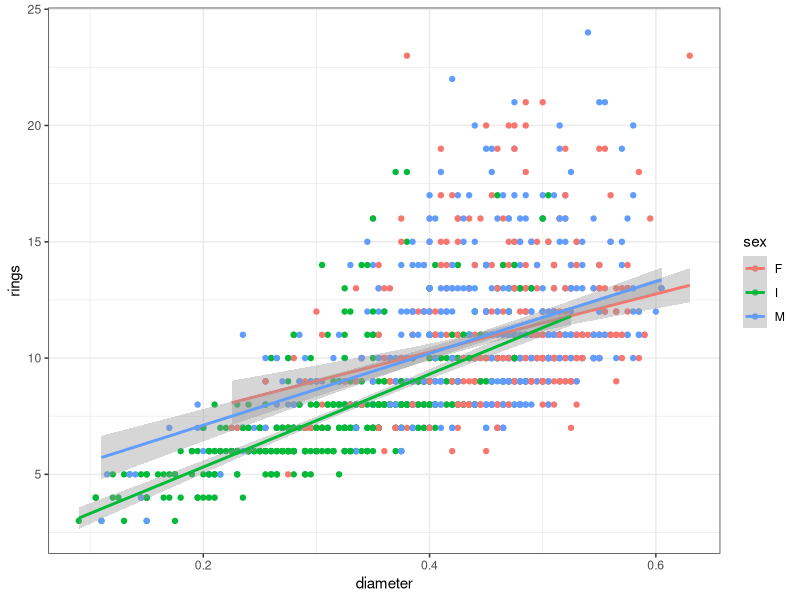

This figure's R source:
## ---- chunk 1
library(knitr)
library(dplyr)
library(ggplot2)

theme_set(theme_bw())
opts_chunk$set(echo = FALSE, message = FALSE, warning = FALSE)
## ---- chunk 2

df <- read.table("Data/abalone-5.csv", sep = "\t", header = TRUE)


## ---- chunk 3
Mod <- lm(rings ~ sex + diameter, data = df)

library(broom)
summary_Mod <- tidy(Mod)

kable(summary_Mod, col.names = c("Член модели", "Параметр", "SE", "t", "p-value"), caption = "Таблица 1. Параметры подобранной модели")
## ---- chunk 4
ggplot(df, aes(x = diameter, y = rings, color = sex)) +
  geom_point()+
  geom_smooth(method = "lm")
